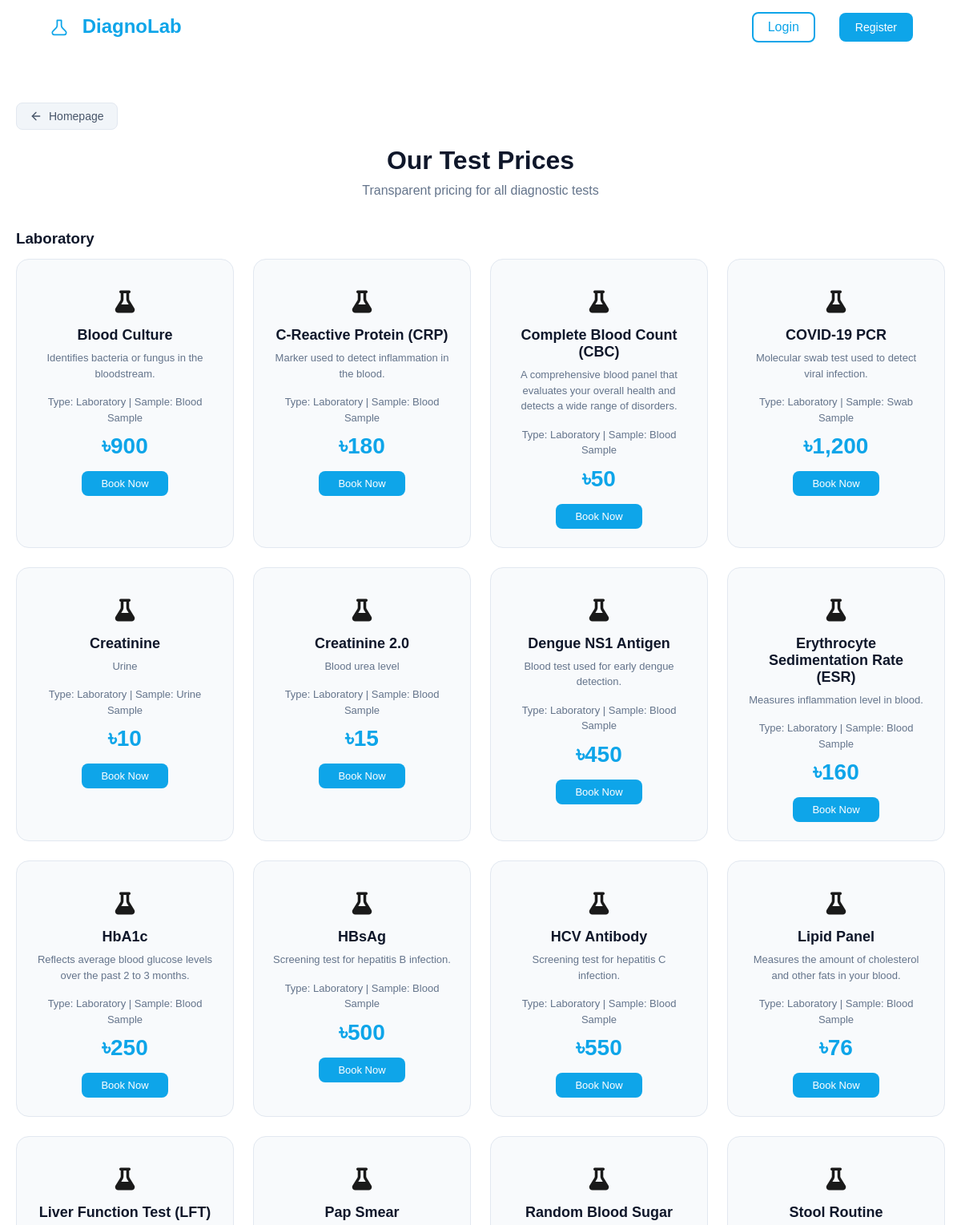
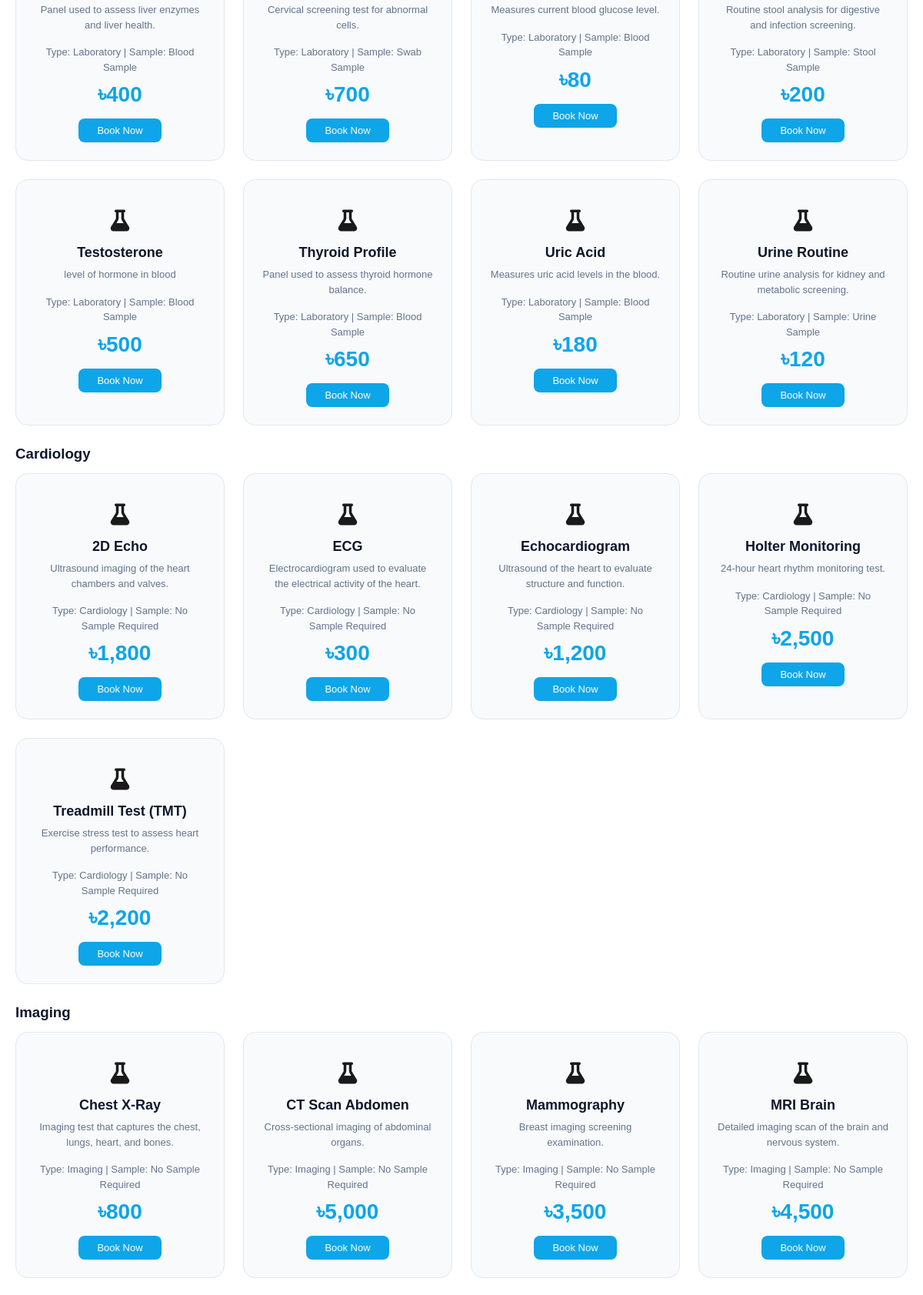
/patient/test-prices.php (upper part), run on the app's committed database (2 pictures, top to bottom).
### tables this page shows
CREATE TABLE `tests` (
  `test_id` int(11) NOT NULL,
  `test_name` varchar(100) NOT NULL,
  `description` text DEFAULT NULL,
  `test_category` varchar(50) DEFAULT NULL,
  `sample_requirement` varchar(30) DEFAULT NULL,
  `price` decimal(10,2) NOT NULL,
  `status` enum('Active','Inactive') DEFAULT 'Active'
);

### patient/test-prices.php (the view, shortened to what this page needs)
<?php
require_once __DIR__ . '/../config/db.php';
$tests = $conn->query("SELECT test_name, COALESCE(description, '') AS description, price, COALESCE(test_category, 'General') AS test_category, COALESCE(sample_requirement, 'None') AS sample_requirement FROM tests WHERE status = 'Active' ORDER BY FIELD(test_category, 'Laboratory', 'Cardiology', 'Imaging', 'General'), test_name ASC");
$testRows = [];
if ($tests) {
    while ($row = $tests->fetch_assoc()) {
        $testRows[] = $row;
    }
}
$grouped = [];
foreach ($testRows as $row) {
    $category = trim((string)$row['test_category']) !== '' ? $row['test_category'] : 'General';
    if (!isset($grouped[$category])) {
        $grouped[$category] = [];
    }
    $grouped[$category][] = $row;
}
?>
<!DOCTYPE html>
<html lang="en">
<head>
    <link rel="stylesheet" href="/DiagnoSys/assets/css/style.css">
    <link rel="stylesheet" href="https://cdnjs.cloudflare.com/ajax/libs/font-awesome/6.5.0/css/all.min.css">
</head>
<body>
    <nav class="navbar">
        <a href="../index.php" class="logo">
            DiagnoLab
        </a>
        <div class="nav-buttons">
            <a href="../auth/login.php" class="btn-outline">Login</a>
            <a href="../auth/register.php" class="btn-primary">Register</a>
        </div>
    </nav>
    <section class="test-prices" id="test-prices">
        <div class="test-prices-nav">
            <a href="../index.php" class="btn-back-dashboard">
                <svg xmlns="http://www.w3.org/2000/svg" width="16" height="16" viewBox="0 0 24 24" fill="none" stroke="currentColor" stroke-width="2" stroke-linecap="round" stroke-linejoin="round"><line x1="19" y1="12" x2="5" y2="12"></line><polyline points="12 19 5 12 12 5"></polyline></svg>
                Homepage
            </a>
        </div>
        <h2>Our Test Prices</h2>
        <p>Transparent pricing for all diagnostic tests</p>
        <?php if (!empty($grouped)): ?>
            <?php foreach ($grouped as $category => $rows): ?>
                <h3 style="max-width:1200px; margin:0 auto 14px; text-align:left; color:#0f172a;"><?php echo htmlspecialchars($category); ?></h3>
                <div class="price-grid" style="margin-bottom:26px;">
                    <?php foreach ($rows as $test): ?>
                    <div class="price-card">
                        <div class="price-card-icon"><i class="fa-solid fa-flask" style="font-size: 28px;"></i></div>
                        <h3><?php echo htmlspecialchars($test['test_name']); ?></h3>
                        <p class="price-desc"><?php echo htmlspecialchars($test['description']); ?></p>
                        <p class="price-desc" style="margin-bottom:10px;">
                            Type: <?php echo htmlspecialchars($test['test_category']); ?> | Sample: <?php echo htmlspecialchars($test['sample_requirement'] === 'None' ? 'No Sample Required' : $test['sample_requirement'] . ' Sample'); ?>
                        </p>
                        <div class="price-tag">৳<?php echo number_format($test['price'], 0); ?></div>
                        <a href="../auth/register.php" class="btn-primary">Book Now</a>
                    </div>
                    <?php endforeach; ?>
                </div>
            <?php endforeach; ?>
        <?php else: ?>
            <div class="price-grid">
                <p class="no-tests">No tests available at the moment.</p>
            </div>
        <?php endif; ?>
    </section>
</body>
</html>

### assets/css/style.css (style rules this page uses)
* { margin: 0; padding: 0; box-sizing: border-box; font-family: Arial, sans-serif; }
body { background: #f7fbff; color: #1a1a1a; }
.navbar { background: #fff; padding: 15px 60px; display: flex; justify-content: space-between; align-items: center; box-shadow: 0 2px 10px rgba(0,0,0,0.1); }
.logo { font-size: 24px; font-weight: bold; color: #0ea5e9; text-decoration: none; cursor: default; }
a.logo { cursor: pointer; }
.hero-icon { width: 24px; height: 24px; display: inline-block; }
.logo .hero-icon { width: 28px; height: 28px; margin-right: 8px; vertical-align: middle; }
.nav-buttons a { margin-left: 15px; text-decoration: none; }
.nav-buttons { display: flex; align-items: center; gap: 15px; }
.btn-primary { background: #0ea5e9; color: #fff; padding: 10px 20px; border-radius: 8px; border: none; cursor: pointer; font-size: 14px; text-decoration: none; }
.btn-outline { border: 2px solid #0ea5e9; color: #0ea5e9; padding: 8px 18px; border-radius: 8px; background: transparent; }
.test-prices { padding: 60px 20px; text-align: center; background: #fff; }
.test-prices h2 { font-size: 32px; color: #0f172a; margin-bottom: 10px; }
.test-prices > p { color: #64748b; margin-bottom: 40px; }
.test-prices-nav { max-width: 1200px; margin: 0 auto 20px; text-align: left; }
.price-grid { display: grid; grid-template-columns: repeat(auto-fill, minmax(260px, 1fr)); gap: 24px; max-width: 1200px; margin: 0 auto; }
.price-card { background: #f8fafc; border: 1px solid #e2e8f0; border-radius: 16px; padding: 30px 24px; text-align: center; transition: transform 0.2s, box-shadow 0.2s; }
.price-card-icon { font-size: 36px; margin-bottom: 12px; }
.price-card h3 { font-size: 18px; color: #0f172a; margin-bottom: 8px; }
.price-desc { color: #64748b; font-size: 13px; margin-bottom: 16px; line-height: 1.5; }
.price-tag { font-size: 28px; font-weight: 700; color: #0ea5e9; margin-bottom: 20px; }
.price-card .btn-primary { padding: 8px 24px; font-size: 13px; border-radius: 8px; text-decoration: none; }
.btn-back-dashboard { display: inline-flex; align-items: center; gap: 8px; padding: 8px 16px; background: #f1f5f9; color: #475569; text-decoration: none; font-size: 14px; font-weight: 500; border-radius: 8px; border: 1px solid #e2e8f0; transition: all 0.2s; }
.btn-back-dashboard svg { flex-shrink: 0; }

### data on the page
tests: test_name "Blood Culture", description "Identifies bacteria or fungus in the bloodstream.", test_category "Laboratory", sample_requirement "Blood Sample", price "900"
tests: test_name "C-Reactive Protein (CRP)", description "Marker used to detect inflammation in the blood.", test_category "Laboratory", sample_requirement "Blood Sample", price "180"
tests: test_name "Complete Blood Count (CBC)", description "A comprehensive blood panel that evaluates your overall health and detects a wide range of disorders.", test_category "Laboratory", sample_requirement "Blood Sample", price "50"
tests: test_name "COVID-19 PCR", description "Molecular swab test used to detect viral infection.", test_category "Laboratory", sample_requirement "Swab Sample", price "1,200"
tests: test_name "Creatinine", description "Urine", test_category "Laboratory", sample_requirement "Urine Sample", price "10"
tests: test_name "Creatinine 2.0", description "Blood urea level", test_category "Laboratory", sample_requirement "Blood Sample", price "15"
tests: test_name "Dengue NS1 Antigen", description "Blood test used for early dengue detection.", test_category "Laboratory", sample_requirement "Blood Sample", price "450"
tests: test_name "Erythrocyte Sedimentation Rate (ESR)", description "Measures inflammation level in blood.", test_category "Laboratory", sample_requirement "Blood Sample", price "160"
tests: test_name "HbA1c", description "Reflects average blood glucose levels over the past 2 to 3 months.", test_category "Laboratory", sample_requirement "Blood Sample", price "250"
tests: test_name "HBsAg", description "Screening test for hepatitis B infection.", test_category "Laboratory", sample_requirement "Blood Sample", price "500"
tests: test_name "HCV Antibody", description "Screening test for hepatitis C infection.", test_category "Laboratory", sample_requirement "Blood Sample", price "550"
tests: test_name "Lipid Panel", description "Measures the amount of cholesterol and other fats in your blood.", test_category "Laboratory", sample_requirement "Blood Sample", price "76"
tests: test_name "Liver Function Test (LFT)", description "Panel used to assess liver enzymes and liver health.", test_category "Laboratory", sample_requirement "Blood Sample", price "400"
tests: test_name "Pap Smear", description "Cervical screening test for abnormal cells.", test_category "Laboratory", sample_requirement "Swab Sample", price "700"
tests: test_name "Random Blood Sugar", description "Measures current blood glucose level.", test_category "Laboratory", sample_requirement "Blood Sample", price "80"
tests: test_name "Stool Routine", description "Routine stool analysis for digestive and infection screening.", test_category "Laboratory", sample_requirement "Stool Sample", price "200"
tests: test_name "Testosterone", description "level of hormone in blood", test_category "Laboratory", sample_requirement "Blood Sample", price "500"
tests: test_name "Thyroid Profile", description "Panel used to assess thyroid hormone balance.", test_category "Laboratory", sample_requirement "Blood Sample", price "650"
tests: test_name "Uric Acid", description "Measures uric acid levels in the blood.", test_category "Laboratory", sample_requirement "Blood Sample", price "180"
tests: test_name "Urine Routine", description "Routine urine analysis for kidney and metabolic screening.", test_category "Laboratory", sample_requirement "Urine Sample", price "120"
tests: test_name "2D Echo", description "Ultrasound imaging of the heart chambers and valves.", test_category "Cardiology", sample_requirement "No Sample Required", price "1,800"
tests: test_name "ECG", description "Electrocardiogram used to evaluate the electrical activity of the heart.", test_category "Cardiology", sample_requirement "No Sample Required", price "300"
tests: test_name "Echocardiogram", description "Ultrasound of the heart to evaluate structure and function.", test_category "Cardiology", sample_requirement "No Sample Required", price "1,200"
tests: test_name "Holter Monitoring", description "24-hour heart rhythm monitoring test.", test_category "Cardiology", sample_requirement "No Sample Required", price "2,500"
tests: test_name "Treadmill Test (TMT)", description "Exercise stress test to assess heart performance.", test_category "Cardiology", sample_requirement "No Sample Required", price "2,200"
tests: category "Imaging"
tests: test_name "Chest X-Ray", description "Imaging test that captures the chest, lungs, heart, and bones.", test_category "Imaging", sample_requirement "No Sample Required", price "800"
tests: test_name "CT Scan Abdomen", description "Cross-sectional imaging of abdominal organs.", test_category "Imaging", sample_requirement "No Sample Required", price "5,000"
tests: test_name "Mammography", description "Breast imaging screening examination.", test_category "Imaging", sample_requirement "No Sample Required", price "3,500"
tests: test_name "MRI Brain", description "Detailed imaging scan of the brain and nervous system.", test_category "Imaging", sample_requirement "No Sample Required", price "4,500"

### other printed values
$category "Laboratory"
$category "Cardiology"
